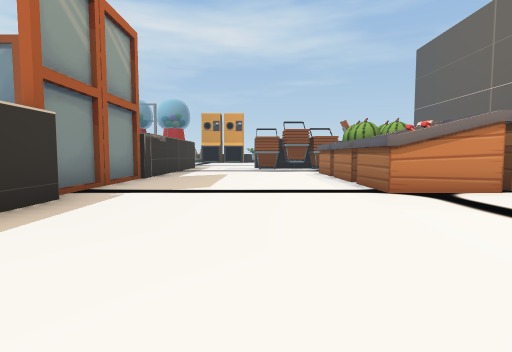
View 1 (above)

18 first-person views from a walk through a 3-D level made in the Unity game engine. The camera is 1.3 m above the floor, tilts 4° down and sees 80° across. The floor is counted in squares, 2 m on a side. Each view is taken from the middle of a square. On the plan, view 1 faces up. The plan holds only what a view shows up to about 10 squares ahead; the rest is blank. The place goes on beyond the plan. Some surface patterns are stand-ins.

View 2
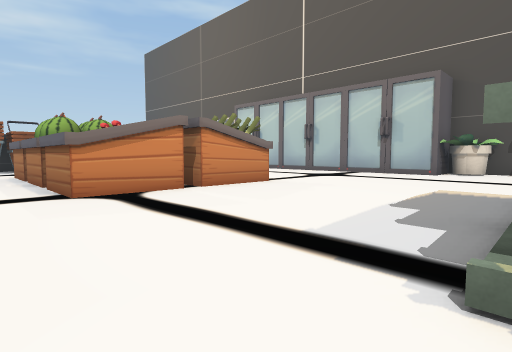

View 3
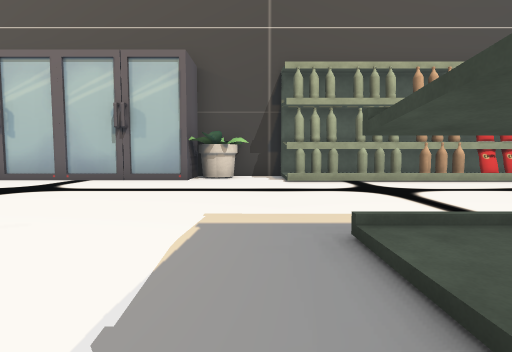

View 4
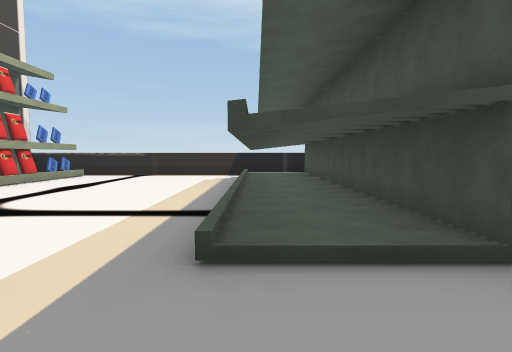

View 5
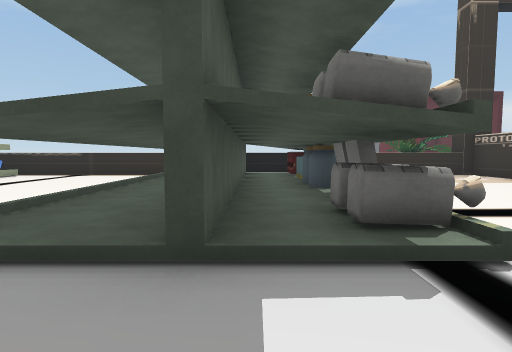

View 6
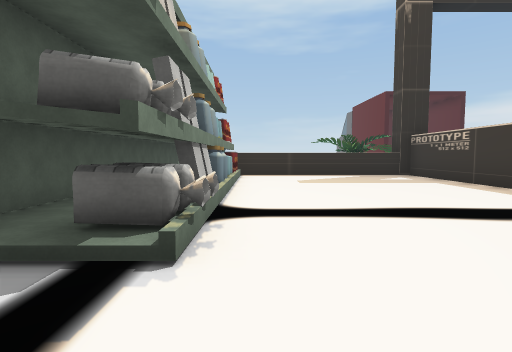

View 7
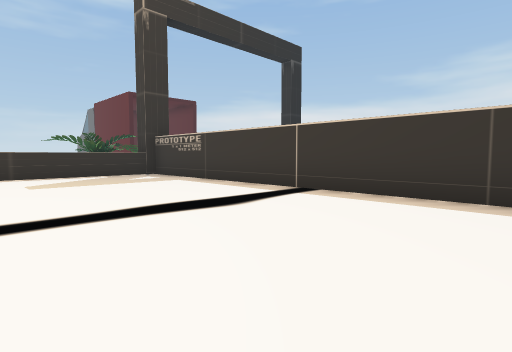

View 8
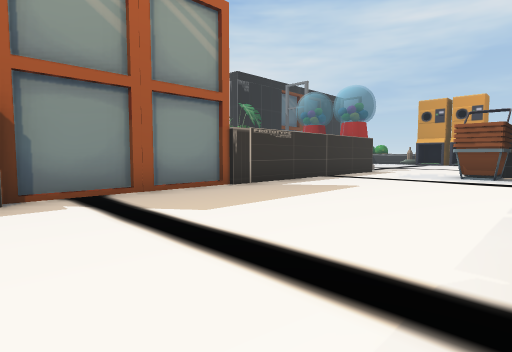

View 9
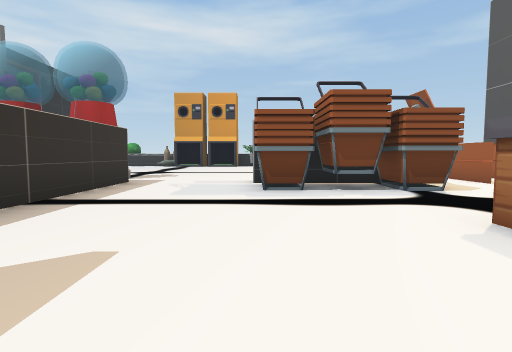

View 10
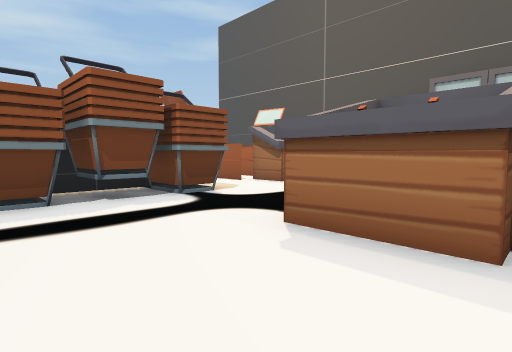

View 11
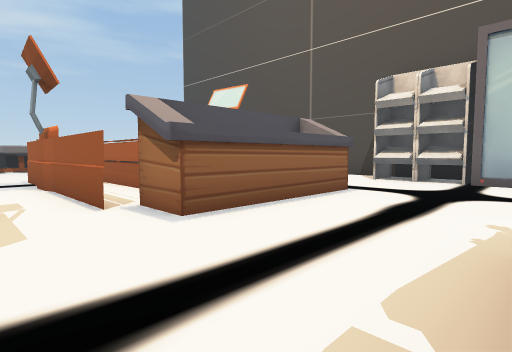

View 12
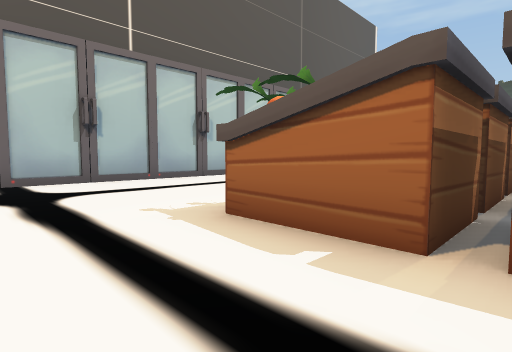

View 13
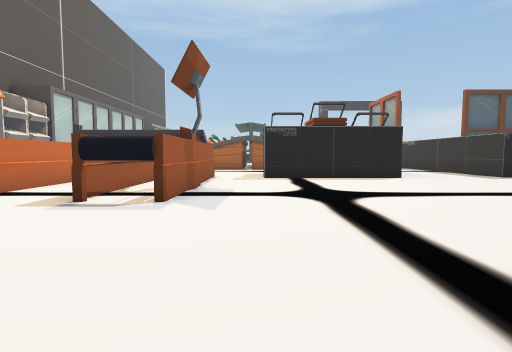

View 14
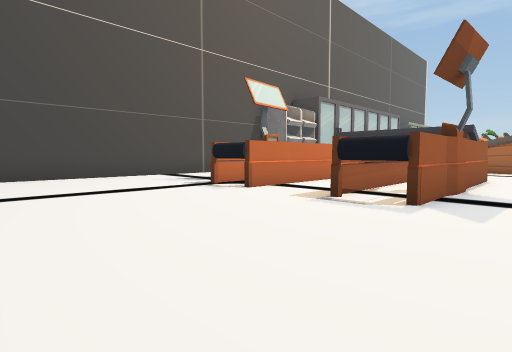

View 15
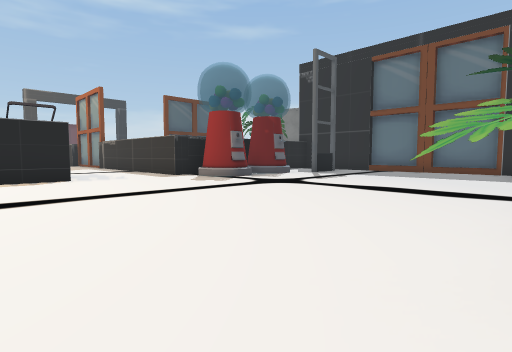

View 16
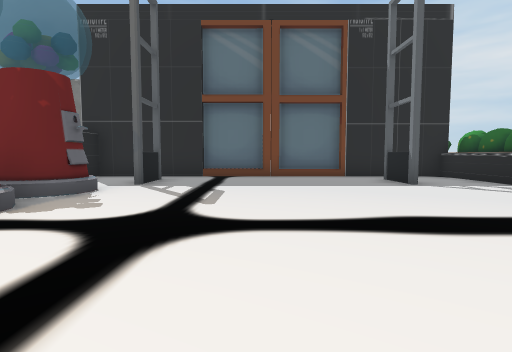

View 17
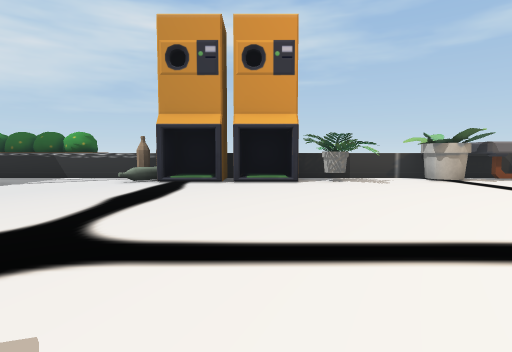

View 18
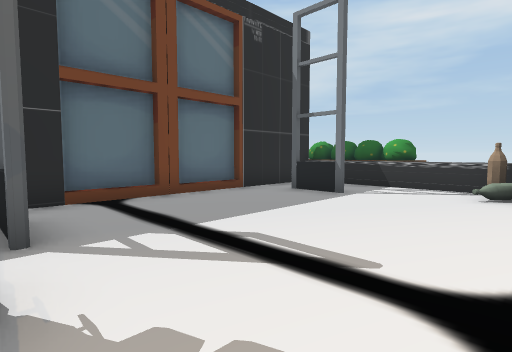

### Floor plan
Key: @ floor where view 1 was taken; # wall or solid block; . main floor; : floor 0.25 m higher than the main floor; / step, stairs or slope; ^ raised ledge; B basket; R cash register; M machine; O other object.
Columns run from 11 left of view 1 to 14 right of it. Each row starts with its distance up from view 1.
 27  OOOO
 26 OOOOO^^ ^#^O^^^^^
 25 O.....O O:#O..O#
 24 O.....O/O/#OO........
 23 O.##.....................#
 22 #........................#
 21 #........................#
 20 #...............RR.RRR...#
 19 #...............RRRR R...#
 18 O...............R RRRR
 17 O.##////........RRRRRR
 16 O...MMMM........RRRO     #
 15  #     ##..####.R  O  ...#
 14         #..BBBB..OOOO..O##
 13         #..............O#
 12         #..............OO
 11         #.....O..O.....O
 10         #.....OOOO.....O
  9        ##.....OOOO  ...O
  8        #O.....OOOO   ..OO
  7        #......OOO     .O
  6        #......OOOO ....O
  5        #O.....O..O.....O
  4         #..............O
  3         #..............O#
  2         #..............OO
  1         #................#
  0         #..@..OOOO..../O##
 -1         #.....OOOO..../O#
 -2         #.....OOOO..../OO
 -3         #.....OOOO..../O#
 -4         #.....OOOO..../O#
 -5         #.....OOOO..../OO
 -6         #.....OOOO..../O#
 -7         #.....OOOO..../O#
 -8         #O#^^^^^^^^^^^^^^
 -9          OOO

Positions as (right, up) in squares from view 1, and headings:
1: (0, 0), facing up
2: (1, 0), facing up-right
3: (4, 1), facing right
4: (6, 2), facing down
5: (4, 2), facing down
6: (2, 2), facing down
7: (2, 2), facing down-left
8: (2, 4), facing up-left
9: (0, 8), facing up
10: (0, 9), facing up-right
11: (4, 11), facing up-right
12: (4, 13), facing down-right
13: (4, 24), facing down
14: (4, 24), facing down-right
15: (2, 24), facing down-left
16: (-1, 20), facing left
17: (-2, 17), facing up
18: (-4, 17), facing up-left
